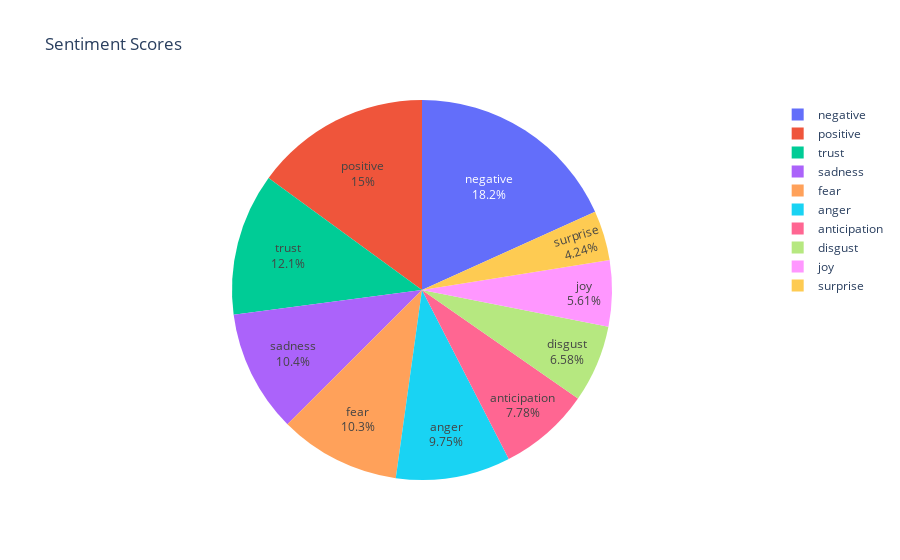

Notebook code for this chart:
### Code cell
fig = px.pie(sentiment_scores, values='Count', names='Sentiment',
             title='Sentiment Scores',
             hover_data=['Sentiment'])
fig.update_traces(textposition='inside', textinfo='percent+label')
fig.show()

### Figure 1 — Plotly figure (JSON) as saved in the notebook; plotly's stock layout.template omitted (floating-point values rounded to 4 significant figures)
{"data": [{"customdata": [["trust"], ["anger"], ["negative"], ["sadness"], ["fear"], ["disgust"], ["joy"], ["positive"], ["anticipation"], ["surprise"]], "domain": {"x": [0, 1], "y": [0, 1]}, "hovertemplate": "Sentiment=%{customdata[0]}<br>Count=%{value}<extra></extra>", "labels": ["trust", "anger", "negative", "sadness", "fear", "disgust", "joy", "positive", "anticipation", "surprise"], "legendgroup": "", "name": "", "showlegend": true, "values": [363, 292, 546, 311, 309, 197, 168, 448, 233, 127], "type": "pie", "textinfo": "percent+label", "textposition": "inside"}], "layout": {"legend": {"tracegroupgap": 0}, "title": {"text": "Sentiment Scores"}}}
